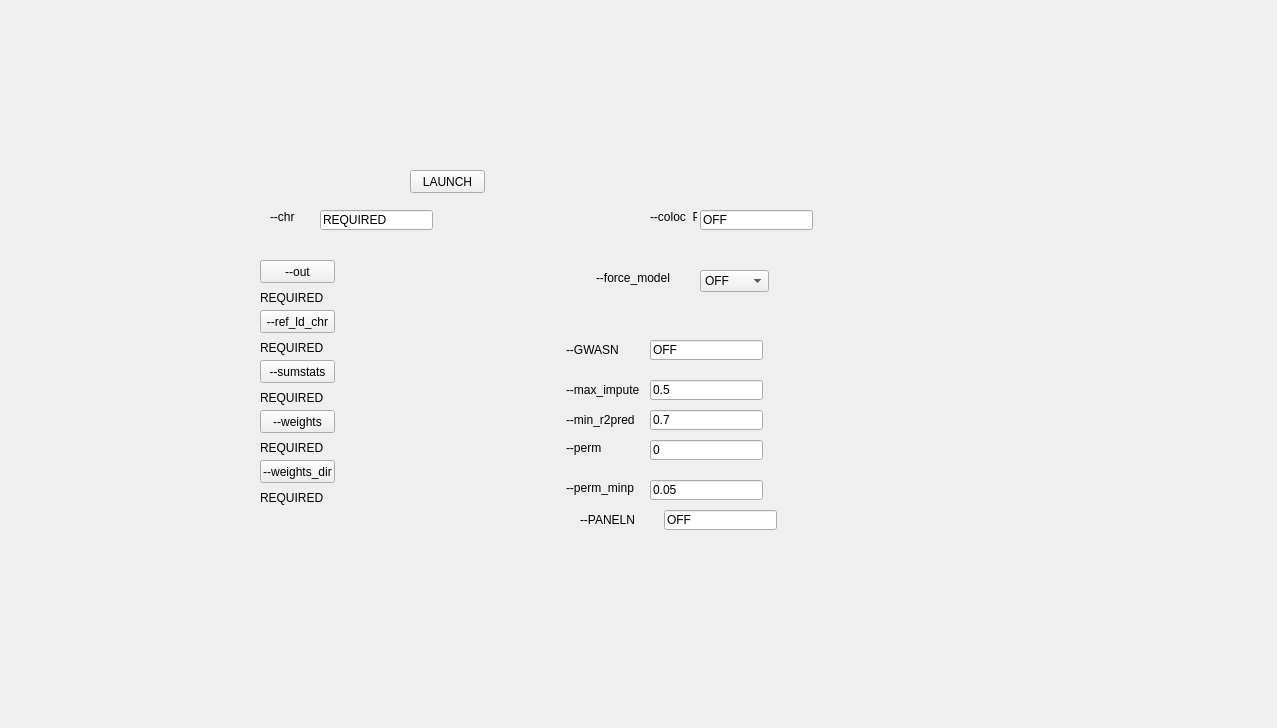
<?xml version="1.0" encoding="UTF-8"?>
<ui version="4.0">
 <class>Form</class>
 <widget class="QWidget" name="Form">
  <property name="geometry">
   <rect>
    <x>0</x>
    <y>0</y>
    <width>1277</width>
    <height>728</height>
   </rect>
  </property>
  <property name="windowTitle">
   <string>Form</string>
  </property>
  <widget class="QPushButton" name="FATOUT">
   <property name="geometry">
    <rect>
     <x>260</x>
     <y>260</y>
     <width>75</width>
     <height>23</height>
    </rect>
   </property>
   <property name="text">
    <string>--out</string>
   </property>
  </widget>
  <widget class="QLabel" name="label_16">
   <property name="geometry">
    <rect>
     <x>596</x>
     <y>270</y>
     <width>101</width>
     <height>16</height>
    </rect>
   </property>
   <property name="text">
    <string>--force_model	</string>
   </property>
  </widget>
  <widget class="QLabel" name="label_15">
   <property name="geometry">
    <rect>
     <x>650</x>
     <y>210</y>
     <width>47</width>
     <height>13</height>
    </rect>
   </property>
   <property name="text">
    <string>--coloc_P</string>
   </property>
  </widget>
  <widget class="QLineEdit" name="FATCOLOCP">
   <property name="geometry">
    <rect>
     <x>700</x>
     <y>210</y>
     <width>113</width>
     <height>20</height>
    </rect>
   </property>
   <property name="text">
    <string>OFF</string>
   </property>
  </widget>
  <widget class="QLineEdit" name="FATCHR">
   <property name="geometry">
    <rect>
     <x>320</x>
     <y>210</y>
     <width>113</width>
     <height>20</height>
    </rect>
   </property>
   <property name="text">
    <string>REQUIRED</string>
   </property>
  </widget>
  <widget class="QPushButton" name="FATREFLDCHR">
   <property name="geometry">
    <rect>
     <x>260</x>
     <y>310</y>
     <width>75</width>
     <height>23</height>
    </rect>
   </property>
   <property name="text">
    <string>--ref_ld_chr</string>
   </property>
  </widget>
  <widget class="QLineEdit" name="FATPERMMINP">
   <property name="geometry">
    <rect>
     <x>650</x>
     <y>480</y>
     <width>113</width>
     <height>20</height>
    </rect>
   </property>
   <property name="text">
    <string>0.05</string>
   </property>
  </widget>
  <widget class="QLabel" name="FATWEIGHTSDIRLABEL">
   <property name="geometry">
    <rect>
     <x>260</x>
     <y>490</y>
     <width>181</width>
     <height>16</height>
    </rect>
   </property>
   <property name="text">
    <string>REQUIRED</string>
   </property>
  </widget>
  <widget class="QLabel" name="label_17">
   <property name="geometry">
    <rect>
     <x>566</x>
     <y>340</y>
     <width>81</width>
     <height>20</height>
    </rect>
   </property>
   <property name="text">
    <string>--GWASN</string>
   </property>
  </widget>
  <widget class="QLabel" name="label_21">
   <property name="geometry">
    <rect>
     <x>566</x>
     <y>480</y>
     <width>81</width>
     <height>16</height>
    </rect>
   </property>
   <property name="text">
    <string>--perm_minp</string>
   </property>
  </widget>
  <widget class="QLabel" name="FATOUTLABEL">
   <property name="geometry">
    <rect>
     <x>260</x>
     <y>290</y>
     <width>181</width>
     <height>16</height>
    </rect>
   </property>
   <property name="text">
    <string>REQUIRED</string>
   </property>
  </widget>
  <widget class="QPushButton" name="FATWEIGHTSDIR">
   <property name="geometry">
    <rect>
     <x>260</x>
     <y>460</y>
     <width>75</width>
     <height>23</height>
    </rect>
   </property>
   <property name="text">
    <string>--weights_dir</string>
   </property>
  </widget>
  <widget class="QLineEdit" name="FATGWASN">
   <property name="geometry">
    <rect>
     <x>650</x>
     <y>340</y>
     <width>113</width>
     <height>20</height>
    </rect>
   </property>
   <property name="text">
    <string>OFF</string>
   </property>
  </widget>
  <widget class="QLabel" name="label_14">
   <property name="geometry">
    <rect>
     <x>270</x>
     <y>210</y>
     <width>47</width>
     <height>13</height>
    </rect>
   </property>
   <property name="text">
    <string>--chr</string>
   </property>
  </widget>
  <widget class="QLineEdit" name="FATPANELN">
   <property name="geometry">
    <rect>
     <x>664</x>
     <y>510</y>
     <width>113</width>
     <height>20</height>
    </rect>
   </property>
   <property name="text">
    <string>OFF</string>
   </property>
  </widget>
  <widget class="QLabel" name="label_22">
   <property name="geometry">
    <rect>
     <x>580</x>
     <y>510</y>
     <width>81</width>
     <height>20</height>
    </rect>
   </property>
   <property name="text">
    <string>--PANELN</string>
   </property>
  </widget>
  <widget class="QLabel" name="label_20">
   <property name="geometry">
    <rect>
     <x>566</x>
     <y>440</y>
     <width>81</width>
     <height>16</height>
    </rect>
   </property>
   <property name="text">
    <string>--perm</string>
   </property>
  </widget>
  <widget class="QLabel" name="FATWEIGHTSLABEL">
   <property name="geometry">
    <rect>
     <x>260</x>
     <y>440</y>
     <width>181</width>
     <height>16</height>
    </rect>
   </property>
   <property name="text">
    <string>REQUIRED</string>
   </property>
  </widget>
  <widget class="QPushButton" name="FATLAUNCH">
   <property name="geometry">
    <rect>
     <x>410</x>
     <y>170</y>
     <width>75</width>
     <height>23</height>
    </rect>
   </property>
   <property name="text">
    <string>LAUNCH</string>
   </property>
  </widget>
  <widget class="QLineEdit" name="FATPERM">
   <property name="geometry">
    <rect>
     <x>650</x>
     <y>440</y>
     <width>113</width>
     <height>20</height>
    </rect>
   </property>
   <property name="text">
    <string>0</string>
   </property>
  </widget>
  <widget class="QLabel" name="FATSUMSTATSLABEL">
   <property name="geometry">
    <rect>
     <x>260</x>
     <y>390</y>
     <width>181</width>
     <height>16</height>
    </rect>
   </property>
   <property name="text">
    <string>REQUIRED</string>
   </property>
  </widget>
  <widget class="QLineEdit" name="FATMINR2PRED">
   <property name="geometry">
    <rect>
     <x>650</x>
     <y>410</y>
     <width>113</width>
     <height>20</height>
    </rect>
   </property>
   <property name="text">
    <string>0.7</string>
   </property>
  </widget>
  <widget class="QLabel" name="FATREFLDCHRLABEL">
   <property name="geometry">
    <rect>
     <x>260</x>
     <y>340</y>
     <width>181</width>
     <height>16</height>
    </rect>
   </property>
   <property name="text">
    <string>REQUIRED</string>
   </property>
  </widget>
  <widget class="QPushButton" name="FATWEIGHTS">
   <property name="geometry">
    <rect>
     <x>260</x>
     <y>410</y>
     <width>75</width>
     <height>23</height>
    </rect>
   </property>
   <property name="text">
    <string>--weights</string>
   </property>
  </widget>
  <widget class="QLineEdit" name="FATMAXIMPUTE">
   <property name="geometry">
    <rect>
     <x>650</x>
     <y>380</y>
     <width>113</width>
     <height>20</height>
    </rect>
   </property>
   <property name="text">
    <string>0.5</string>
   </property>
  </widget>
  <widget class="QComboBox" name="FATFORCEMODEL">
   <property name="geometry">
    <rect>
     <x>700</x>
     <y>270</y>
     <width>69</width>
     <height>22</height>
    </rect>
   </property>
   <item>
    <property name="text">
     <string>OFF</string>
    </property>
   </item>
   <item>
    <property name="text">
     <string>blup</string>
    </property>
   </item>
   <item>
    <property name="text">
     <string>bslmm</string>
    </property>
   </item>
   <item>
    <property name="text">
     <string>enet</string>
    </property>
   </item>
   <item>
    <property name="text">
     <string>lasso</string>
    </property>
   </item>
   <item>
    <property name="text">
     <string>top1</string>
    </property>
   </item>
  </widget>
  <widget class="QLabel" name="label_18">
   <property name="geometry">
    <rect>
     <x>566</x>
     <y>380</y>
     <width>81</width>
     <height>20</height>
    </rect>
   </property>
   <property name="text">
    <string>--max_impute</string>
   </property>
  </widget>
  <widget class="QLabel" name="label_19">
   <property name="geometry">
    <rect>
     <x>566</x>
     <y>410</y>
     <width>81</width>
     <height>20</height>
    </rect>
   </property>
   <property name="text">
    <string>--min_r2pred</string>
   </property>
  </widget>
  <widget class="QPushButton" name="FATSUMSTATS">
   <property name="geometry">
    <rect>
     <x>260</x>
     <y>360</y>
     <width>75</width>
     <height>23</height>
    </rect>
   </property>
   <property name="text">
    <string>--sumstats</string>
   </property>
  </widget>
 </widget>
 <resources/>
 <connections/>
</ui>
